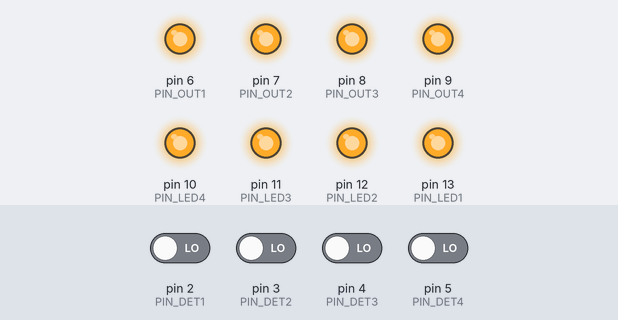
Bench run of a sketch on a simulated Arduino Uno, built with avr-gcc and run on an emulated ATmega328P. On the bench: output pins drawn as LEDs (lit = HIGH). Inputs (shaded band) come from the test bench; at power-on: pin 2 (PIN_DET1), pin 3 (PIN_DET2), pin 4 (PIN_DET3), pin 5 (PIN_DET4) LOW.

Above: at 2.2 s.
2.3 s: pin 2 (PIN_DET1) driven HIGH
At 3.1 s:
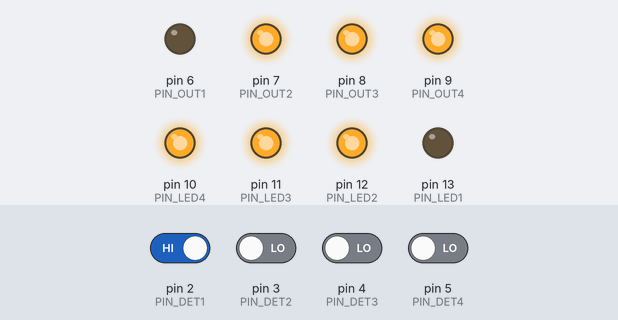
3.8 s: pin 3 (PIN_DET2) driven HIGH
At 4.4 s:
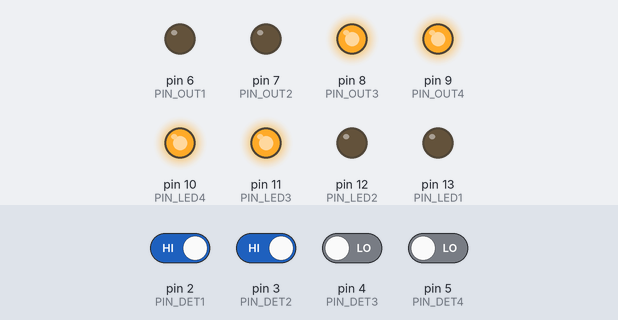
5.3 s: pin 4 (PIN_DET3) driven HIGH
At 6.5 s:
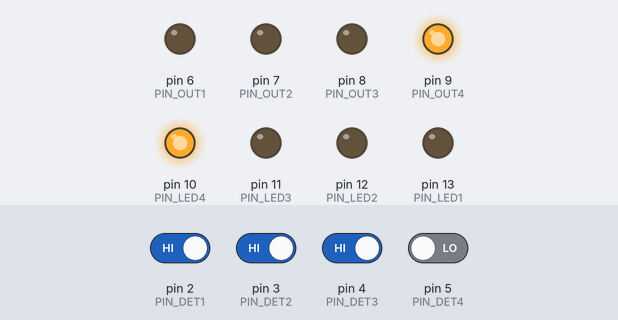
6.8 s: pin 5 (PIN_DET4) driven HIGH
At 7.6 s:
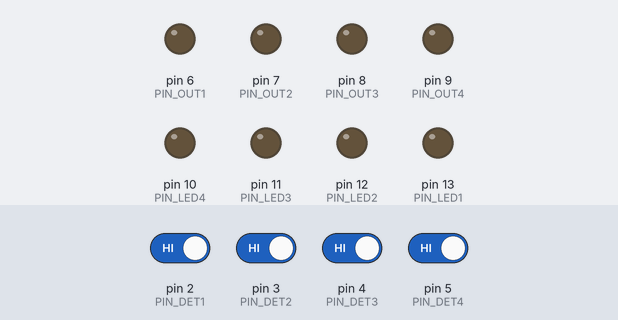
8.3 s: pin 2 (PIN_DET1) driven LOW
At 11.0 s:
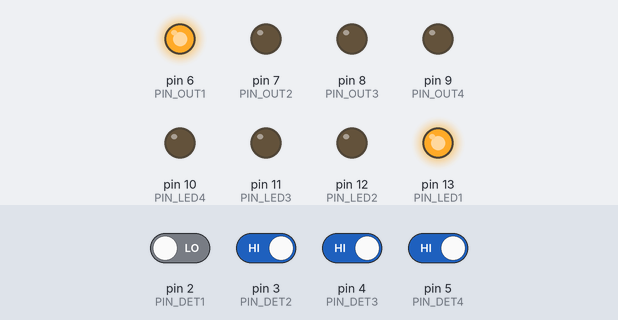
11.3 s: pin 3 (PIN_DET2) driven LOW
At 14.6 s:
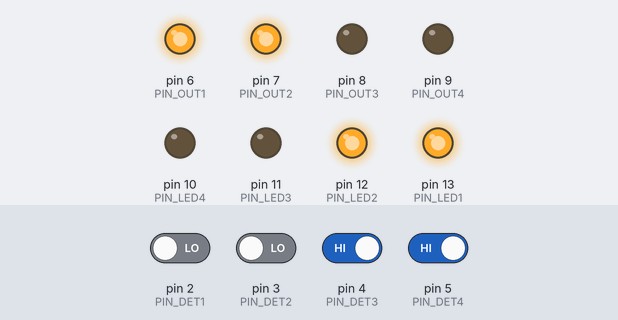
Timing chart, 0 to 15.3 s (numbered marks = the images above; inputs shaded):
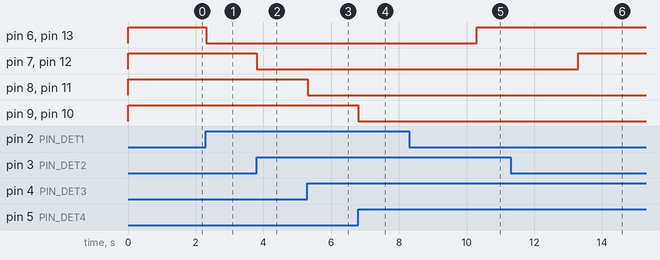

Measured:
- after the input at 2.3 s, pin 6 (PIN_OUT1), pin 13 (PIN_LED1): HIGH → LOW at once
- after the input at 3.8 s, pin 7 (PIN_OUT2), pin 12 (PIN_LED2): HIGH → LOW at once
- after the input at 5.3 s, pin 8 (PIN_OUT3), pin 11 (PIN_LED3): HIGH → LOW at once
- after the input at 6.8 s, pin 9 (PIN_OUT4), pin 10 (PIN_LED4): HIGH → LOW at once
- after the input at 8.3 s, pin 6 (PIN_OUT1), pin 13 (PIN_LED1): LOW → HIGH after 2.0 s
- after the input at 11.3 s, pin 7 (PIN_OUT2), pin 12 (PIN_LED2): LOW → HIGH after 2.0 s

The sketch:

IRDetector-Gbunza.ino
```cpp
//
//  IR Detector
//
//  Circuit: See the IO4-IR-Detector-GBunza board on SPCoast.com
//

#include <Wire.h>
#include <elapsedMillis.h>

//#define USE_LCD
#define DEBUG
#define HYSTERESIS 2000    // in mS units, 2000 = 2.0 seconds
#define OCCUPIED LOW
#define EMPTY    ~OCCUPIED

#ifdef USE_LCD
#define I2C_ADDR    0x27

#include <LiquidCrystal_I2C.h>
LiquidCrystal_I2C  lcd(I2C_ADDR, 16,2);
elapsedMillis updateLCDWatchdog;
#endif

#define PIN_DET1                2 // pin from IR comparator
#define PIN_DET2                3 // pin from IR comparator
#define PIN_DET3                4 // pin from IR comparator
#define PIN_DET4                5 // pin from IR comparator

#define PIN_OUT1                6 // pin to feedback connector
#define PIN_OUT2                7 // pin to feedback connector
#define PIN_OUT3                8 // pin to feedback connector
#define PIN_OUT4                9 // pin to feedback connector

#define PIN_LED1                13 // pin to LED
#define PIN_LED2                12 // pin to LED
#define PIN_LED3                11 // pin to LED
#define PIN_LED4                10 // pin to LED


#define VERSION "v1.1"  // initial version, debug LEDS and basic functionality
#define DATE    "12-06-2019" //  "6-15-2017"
#define NAME    "Quad IR Detector"


class Detector {
public:
    Detector(void) {};
    void init(int number, int det, int out, int led) {
        num = number; // which detector - for debugging
        detPin = det;
        outPin = out;
        ledPin = led;

        detected = false;
	active   = false;
        delaytime = 0;
        pinMode(ledPin,  OUTPUT);	// visual Feedback
        pinMode(outPin,  OUTPUT);	// digital reporting back to computer
        pinMode(detPin,  INPUT);	// input from IR detector circuit

        digitalWrite(outPin, EMPTY);    // Leave the detection pin "off"
        digitalWrite(ledPin, EMPTY);    // Leave the LED "off"
    };

    bool  isActive()   { return active == true; }
    bool  isDetected() { return detected == true; }

    int check(void) {
        active =  digitalRead(detPin);   // read state

        if (active) {           // something has been detected...
            if (detected == false) { // newly triggered
                // Serial.print("Detector ");
                // Serial.print(num, DEC);
                // Serial.print(" now ON  ");
            }
            delaytime = 0;  // expiration timer is reset every time detection is seen
            detected = true;
        }
        if (detected) {
            if (delaytime < HYSTERESIS) {
                digitalWrite(outPin, OCCUPIED);
                digitalWrite(ledPin, OCCUPIED);
            } else {
                // Serial.print("Detector ");
                // Serial.print(num, DEC);
                // Serial.print(" now OFF ");
                digitalWrite(outPin, EMPTY);
                digitalWrite(ledPin, EMPTY);
                detected = false;
            }
        }
        return detected ? 1 : 0;
    };

private:
    int num;
    elapsedMillis delaytime;
    bool detected, active;
    int detPin;
    int outPin;
    int ledPin;
};

Detector circuit[4];

void setup() {

#ifdef USE_LCD
  lcd.init();               // initialize the lcd
  lcd.backlight();
  lcd.setCursor(0, 0); lcd.print(NAME);
  lcd.setCursor(0, 1); lcd.print(DATE); lcd.print(VERSION);
  updateLCDWatchdog = 0;
#endif

  circuit[0].init(1,PIN_DET1, PIN_OUT1, PIN_LED1);
  circuit[1].init(2,PIN_DET2, PIN_OUT2, PIN_LED2);
  circuit[2].init(3,PIN_DET3, PIN_OUT3, PIN_LED3);
  circuit[3].init(4,PIN_DET4, PIN_OUT4, PIN_LED4);

  delay(1000);

#ifdef USE_LCD
  lcd.clear();
#endif
}

void loop() {
    for (int x = 0; x < 4; x++) {
        circuit[x].check();
    }
#ifdef USE_LCD
    if (updateLCDWatchdog > 100) {
        updateLCDWatchdog = 0;

    lcd.setCursor(0, 0);
    lcd.print("T1: "); lcd.print(circuit[0].isActive() ? "A" : " ");  lcd.print(circuit[0].isDetected() ? "D" : " ");
    lcd.print("T2: "); lcd.print(circuit[1].isActive() ? "A" : " ");  lcd.print(circuit[1].isDetected() ? "D" : " ");
    lcd.setCursor(0, 1);
    lcd.print("T3: "); lcd.print(circuit[2].isActive() ? "A" : " ");  lcd.print(circuit[2].isDetected() ? "D" : " ");
    lcd.print("T4: "); lcd.print(circuit[3].isActive() ? "A" : " ");  lcd.print(circuit[3].isDetected() ? "D" : " ");
    }
#else
    delay(10);
#endif
}
```
